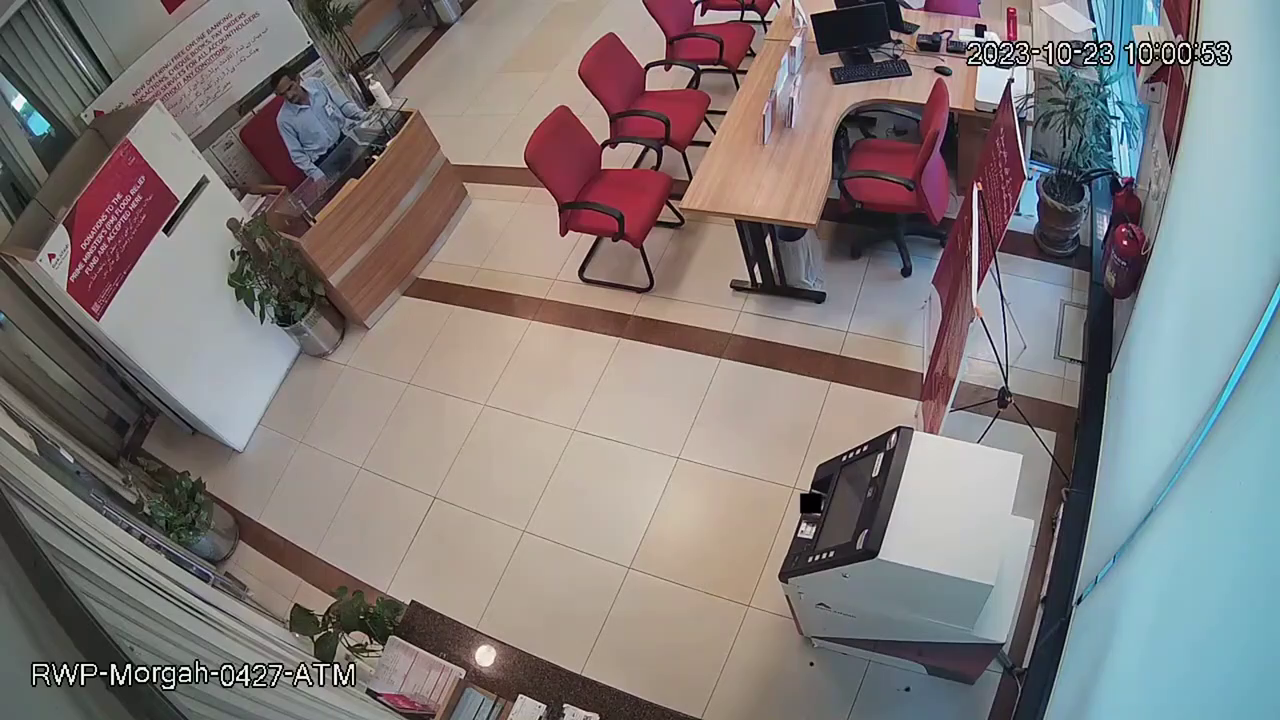
#> input picture frame 7 of Merged.mp4, 1280 x 720 px, given in place of office.mp4, which was not available
$ python branch1.py
#> lines starting #> are read from the running program, lines starting #| are printed output that depends on the picture; pictures that were not available may be replaced by others from this repository, and a replacement may not be noted
import subprocess
import cv2
import re
from datetime import datetime
import time
import firebase_admin
from firebase_admin import credentials, firestore

class_present = False
class_start_time = None
class_end_time = None
formatted_duration = 0.0

cred = credentials.Certificate('/home/xloop/Bank_Alfalah/Bank_alfalah_project/silent-space-358606-firebase-adminsdk-j9k7s-6bfcfa7775.json')
firebase_admin.initialize_app(cred)
db = firestore.client()

yolo_command = "yolo task=detect mode=predict model=yolov8m.pt show=True conf=0.5 source=/home/xloop/Bank_Alfalah/Bank_alfalah_project/videos/office.mp4"
cap = cv2.VideoCapture("/home/xloop/Bank_Alfalah/Bank_alfalah_project/videos/office.mp4")

if not cap.isOpened():
    print("Error: Could not open the video file.")
    exit(1)

frame_width = int(cap.get(3))
frame_height = int(cap.get(4))

cup_threshold = 1
person_threshold = 2
laptop_threshold = 1
chair_threshold = 1
tv_threshold = 1

previous_cleanliness_status = None
cleanliness_changed = False

fourcc = cv2.VideoWriter_fourcc(*'XVID')
output_video = cv2.VideoWriter('output_video.avi', fourcc, 20.0, (frame_width, frame_height))
frame_count = 0

# [17 lines of commented-out code are left out]

try:
    yolo_process = subprocess.Popen(
        yolo_command,
        shell=True,
        stdout=subprocess.PIPE,
        stderr=subprocess.STDOUT,
        universal_newlines=True,
    )
    for line in yolo_process.stdout:
        line = line.strip()
        print(line)

        object_counts = {
            "cup": 0,
            "person": 0,
            "laptop": 0,
            "chair": 0,
            "tv": 0,
        }

        counts = re.findall(r"(\d+) (\w+)", line)
        for count, obj in counts:
            if obj in object_counts:
                object_counts[obj] = int(count)

        ret, frame = cap.read()
        if ret:
            if (
                object_counts["cup"] >= cup_threshold
                or object_counts["person"] >= person_threshold
                or object_counts["laptop"] >= laptop_threshold
                and object_counts["chair"] >= chair_threshold
                and object_counts["tv"] >= tv_threshold
            ):
                cleanliness_status = "Messy"
            else:
                cleanliness_status = "Clean"

            if cleanliness_status != previous_cleanliness_status:
                class_start_time = datetime.now().strftime('%Y-%m-%d %H:%M:%S')
                if cleanliness_changed:
                    formatted_datetime = datetime.now().strftime('%Y-%m-%d %H:%M:%S')
                    result_data = {
                        'state': previous_cleanliness_status,
                        'ArrivalTime': formatted_datetime,
                        'country': 'pakistan',
                        'branch': 'jinnah avenue',
                        'city': 'islamabad'
                    }
                    db.collection('cleanliness').add(result_data)

                previous_cleanliness_status = cleanliness_status
                cleanliness_changed = True

                if cleanliness_status == "Messy":
                    logs = {
                        #'duration': duration,
                        'status': 'Messy',
                        'timeStamp': datetime.now().strftime('%Y-%m-%d %H:%M:%S'),
                        'country': 'pakistan',
                        'branch': 'jinnah avenue',
                        'city': 'islamabad',
                        'usecase': 'cleanliness',
                        'message': 'messy branch detected'
                    }
                    db.collection('logs').add(logs)


            current_time = datetime.now().strftime("%Y-%m-%d %H:%M:%S")
            overlay_text = f"Frame {frame_count}: Room: {cleanliness_status}  Time: {current_time}"
            cv2.putText(frame, overlay_text, (10, 20), cv2.FONT_HERSHEY_SIMPLEX, 1, (0, 0, 255), 2)
            output_video.write(frame)
            cv2.imshow("Cleanliness Status", frame)
            print(f"Frame {frame_count}: Time: {current_time}, Room: {cleanliness_status}")
            frame_count += 1

        if cv2.waitKey(1) & 0xFF == ord("q"):
            break
#> this loop made 1 pass; (key q is pressed on pass 1)
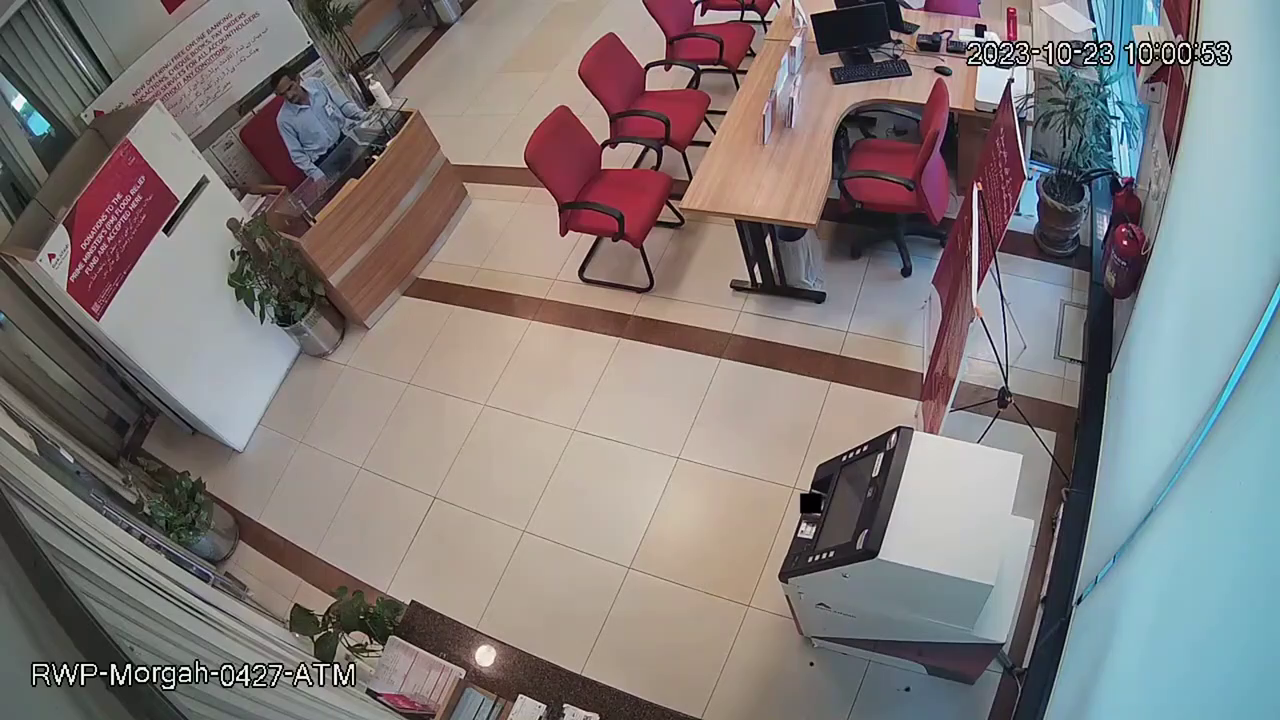
#> input picture frame 7 of Merged.mp4, 1280 x 720 px, given in place of office.mp4, which was not available
#> pass 1, `cv2.imshow("Cleanliness Status", frame)`:
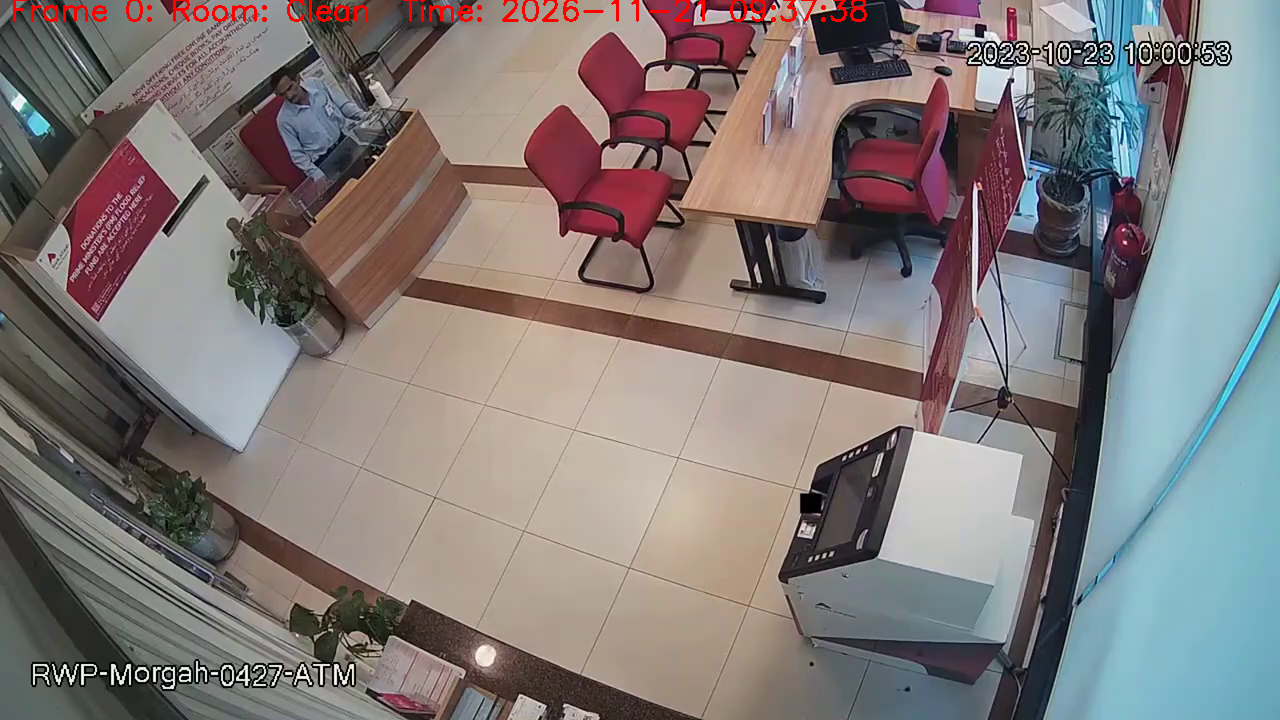
#> window 'Cleanliness Status': shape (720, 1280, 3); mean B, G, R 120.8, 121.9, 129.1
#> after the loop, class_start_time = '2026-11-21 09:37:38'; cleanliness_changed = True; frame_count = 1; previous_cleanliness_status = 'Clean'

    yolo_process.terminate()
    yolo_process.wait()

except subprocess.CalledProcessError as e:
    print(f"Error running YOLO command: {e}")
except Exception as e:
    print(f"An error occurred: {e}")

cap.release()
output_video.release()
cv2.destroyAllWindows()

# if cleanliness_changed:
#     save_cleanliness_result(previous_cleanliness_status)

$ run again, starting later in the video
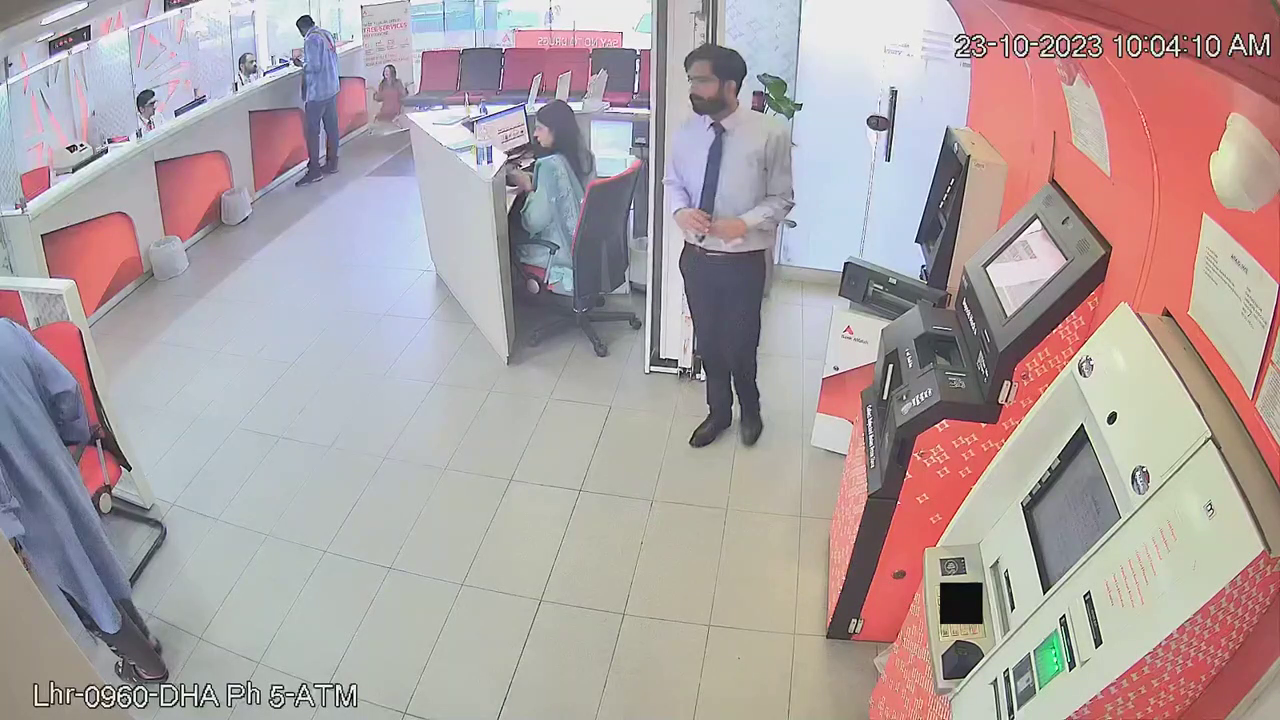
#> input picture frame 56 of Merged.mp4, 1280 x 720 px, given in place of office.mp4, which was not available
#> the loop `for line in yolo_process.stdout:` made 1 pass; (key q is pressed on pass 1)
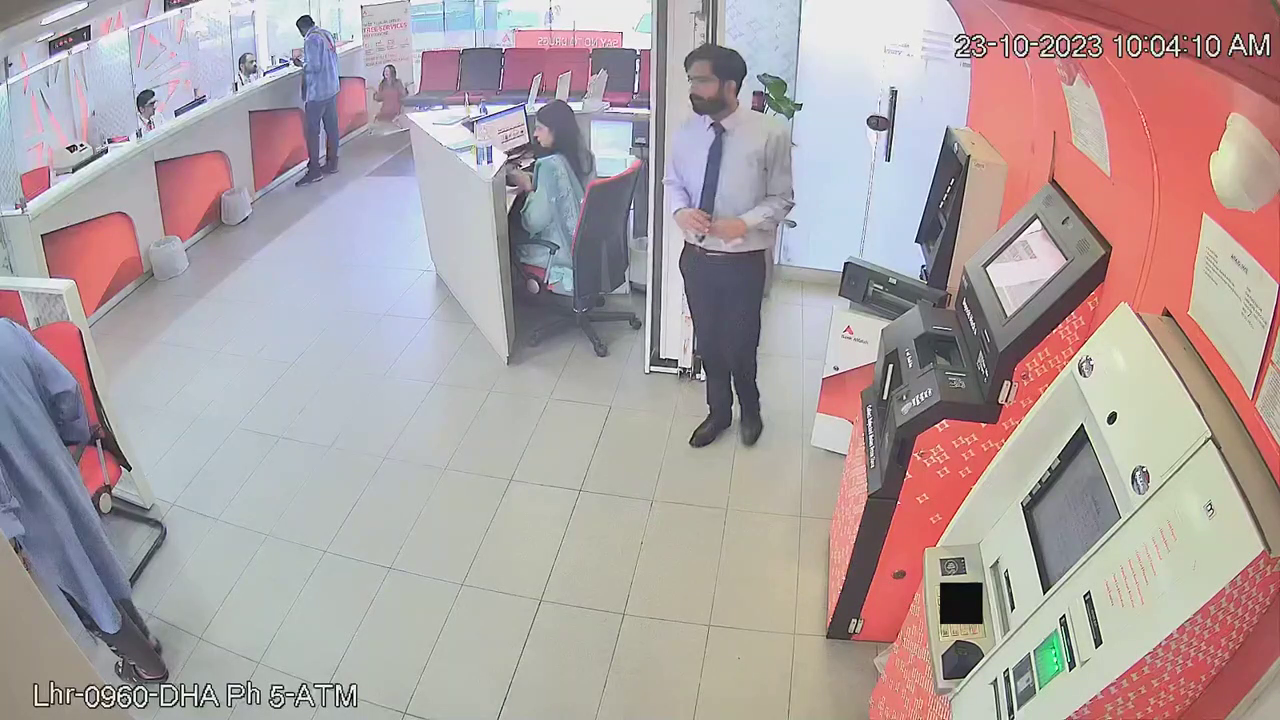
#> input picture frame 56 of Merged.mp4, 1280 x 720 px, given in place of office.mp4, which was not available
#> pass 1, `cv2.imshow("Cleanliness Status", frame)`:
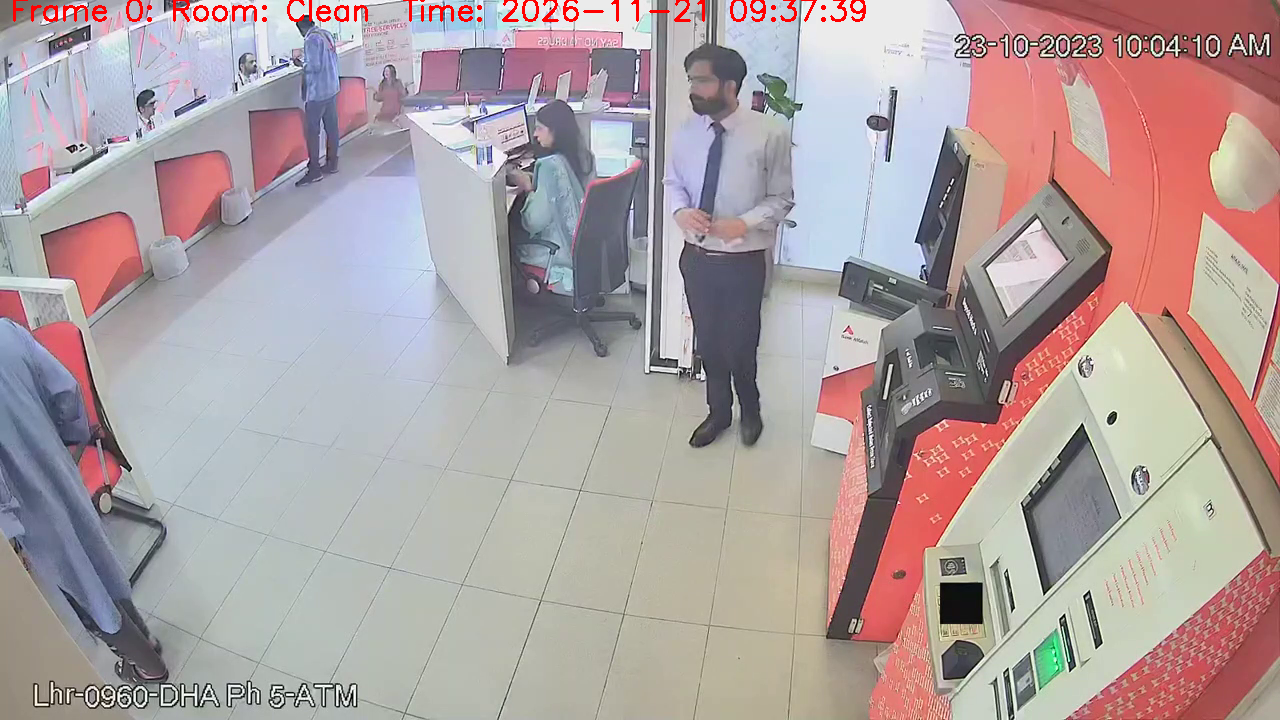
#> window 'Cleanliness Status': shape (720, 1280, 3); mean B, G, R 160.4, 159.8, 174.4
#> after the loop `for line in yolo_process.stdout:`: class_start_time = '2026-11-21 09:37:39'; cleanliness_changed = True; frame_count = 1; previous_cleanliness_status = 'Clean'
